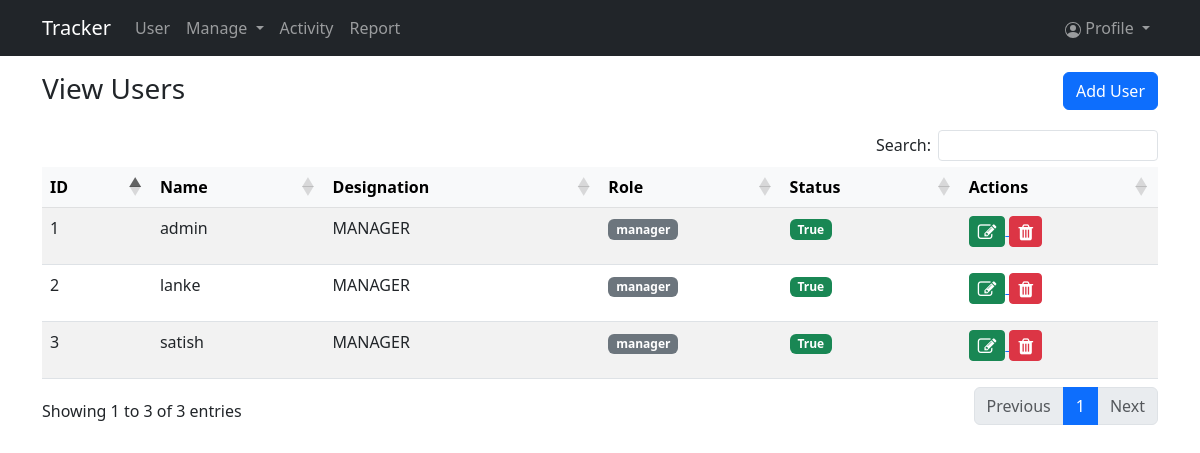
Screenshot of /users_view/ (signed in) with the database file from the repository.
### web/models.py (models this page shows, shortened)
class CustomUser(AbstractBaseUser, PermissionsMixin):
    userTypeId = models.CharField(max_length=100,null=True)
    emp_id =  models.CharField(max_length=100, unique=True,null=True)
    username = models.CharField(max_length=100, unique=True,db_index=True)
    password = models.CharField(max_length=100, null=True, blank=True)
    first_name = models.CharField(max_length=50,blank=True)
    date_joined=models.DateField(auto_now=True)
    last_name = models.CharField(max_length=50, null=True, blank=True)
    gender = models.CharField(max_length=20, null=True, blank=True)
    date_of_birth = models.DateField(null=True)
    email=models.EmailField(null=True, blank=True)
    primary_phn= models.CharField(max_length=20,blank=True)
    secondary_phn = models.CharField(max_length=20,blank=True)
    designation = models.ForeignKey(DesignationMaster, on_delete=models.CASCADE,null=True)
    role = models.ForeignKey(RoleMaster, on_delete=models.CASCADE,null=True)
    org_name =  models.CharField(max_length=100,null=True)
    status = models.ForeignKey(Status, on_delete=models.CASCADE,null=True)
    is_active = models.BooleanField(default=True)
    is_staff = models.BooleanField(default=False)
    is_superuser = models.BooleanField(default=False)
    groups = models.ManyToManyField(
        'auth.Group',
        blank=True,
        related_name='customuser_set',
        related_query_name='customuser',
    )
    user_permissions = models.ManyToManyField(
        'auth.Permission',
        blank=True,
        related_name='customuser_set',
        related_query_name='customuser',
    )
    created_at = models.DateTimeField(auto_now_add=True,null=True)
    objects = CustomUserManager()
    USERNAME_FIELD = 'username'

class DesignationMaster(models.Model):
    name = models.CharField(max_length=100, null=True, blank=True)
    code = models.CharField(max_length=100, null=True, blank=True)
    created_at = models.DateTimeField(auto_now_add=True)

class RoleMaster(models.Model):
    name = models.CharField(max_length=100, null=True, blank=True)
    is_active = models.BooleanField(default=True)
    created_at = models.DateTimeField(auto_now_add=True)

### web/views.py (the view)
# urls.py: path('users_view/', views.users_view, name='users_view'),
def users_view(request):
    users = CustomUser.objects.all()
    context = {"users":users}
    return render(request, 'user.html',context)

### web/templates/user.html (shortened to what this page needs)
{% extends "base.html" %}
{% block content %}
  <div class="container mt-3">
    <div class="row">
      <div class="col-6">
        <h3 class="page-title">View Users</h3>
      </div>
      <div class="col-6 text-end">
        <a class="btn btn-primary" href="{% url 'create_user' %}">Add User</a>
      </div>
    </div>
  </div>
  <div class="container mt-3">
    <div class="table-responsive">
      <table id="exampleDT" class="table table-hover table-striped">
        <thead class="table-light text-center">
          <tr>
            <th scope="col">ID</th>
            <th scope="col">Name</th>
            <th scope="col">Designation</th>
            <th scope="col">Role</th>
            <th scope="col">Status</th>
            <th scope="col">Actions</th>
          </tr>
        </thead>
        <tbody>
          {% for user in users %}
          <tr>
            <td>{{user.id}}</td>
            <td>{{user.username}}</td>
            <td>{{user.designation.name}}</td>
            <td>
              <span class="badge bg-secondary">{{user.role.name}}</span>
            </td>
            <td><p class="badge bg-success">{{user.is_active}}</p></td>
            <td>
              <a href={% url 'edit_user' user.id %} >
                <button type="button" class="btn btn-success btn-sm"><i class="fa fa-edit fa-lg"></i></button>
            </a>
            <a  href="#myModal" data-target="#myModal" data-toggle="modal" onClick = "openSolution('{{ user.id }}')">
              <button type="button"  class="btn btn-danger btn-sm"><i class="fa fa-trash fa-lg"></i></button>
          </a>
            </td>
          </tr>
          {% endfor %}
        </tbody>
      </table>
</div>
    </div>
  {% endblock %}

### rows the page displays
CustomUser: id "1", username "admin", designation.name "MANAGER", role.name "manager", is_active "True"
CustomUser: id "2", username "lanke", designation.name "MANAGER", role.name "manager", is_active "True"
CustomUser: id "3", username "satish", designation.name "MANAGER", role.name "manager", is_active "True"
